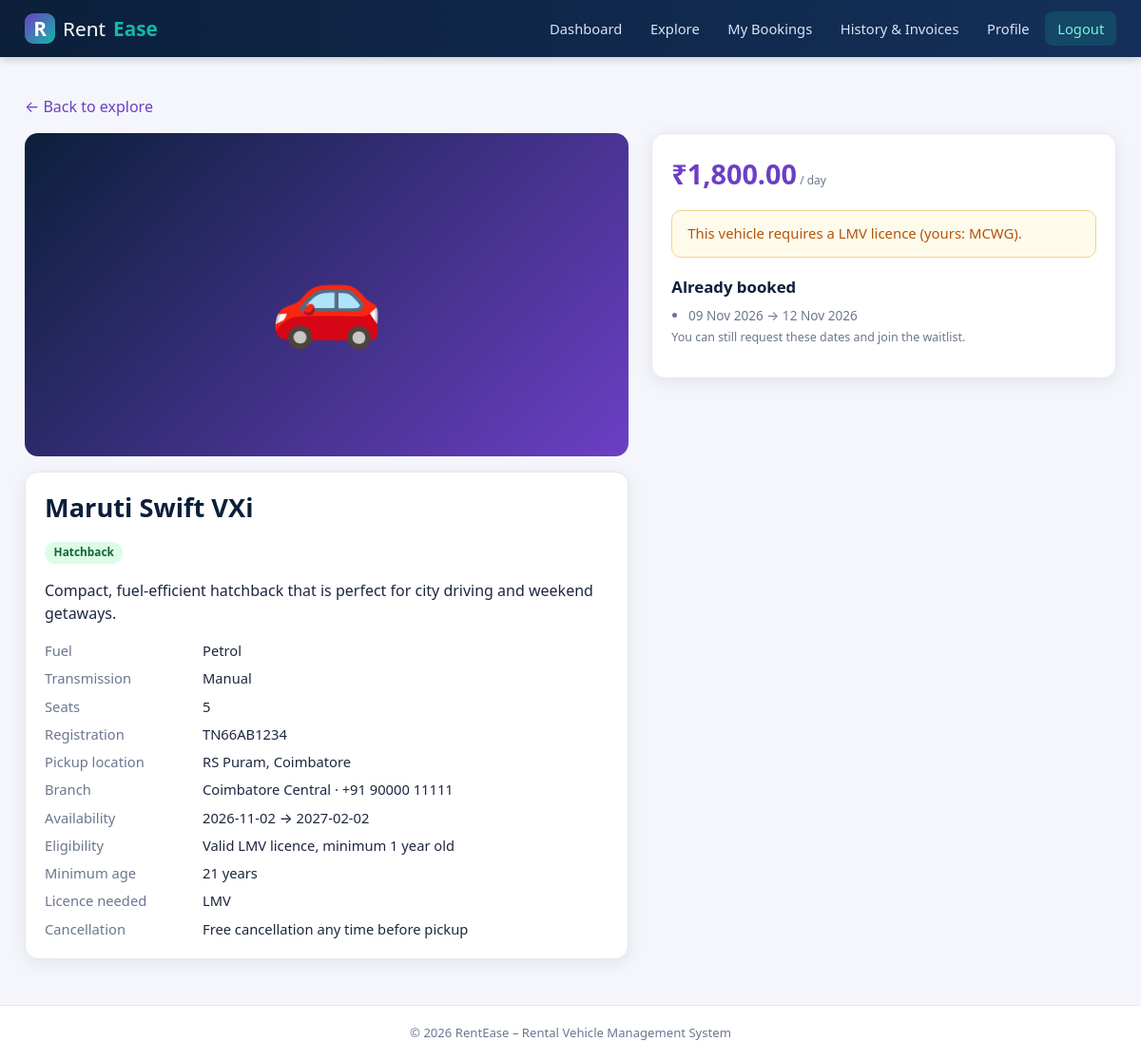
Screenshot of /customer/details.php?id=1 (signed in) with the database file from the repository.
### tables this page shows
CREATE TABLE vehicles (
  id                  INT UNSIGNED AUTO_INCREMENT PRIMARY KEY,
  name                VARCHAR(120) NOT NULL,
  description         TEXT NULL,
  category            VARCHAR(40)  NOT NULL,
  photo               VARCHAR(80)  NULL,
  reg_number          VARCHAR(30)  NOT NULL,
  fuel_type           VARCHAR(20)  NOT NULL,
  transmission        VARCHAR(20)  NOT NULL DEFAULT 'Manual',
  seats               TINYINT UNSIGNED NOT NULL DEFAULT 4,
  rent_per_day        DECIMAL(10,2) NOT NULL,
  pickup_location     VARCHAR(150) NOT NULL,
  branch              VARCHAR(100) NOT NULL,
  available_from      DATE NOT NULL,
  available_until     DATE NOT NULL,
  eligibility         VARCHAR(255) NOT NULL DEFAULT 'Any valid driving licence',
  min_age             TINYINT UNSIGNED NOT NULL DEFAULT 18,
  licence_restriction VARCHAR(100) NOT NULL DEFAULT '',    
  branch_contact      VARCHAR(60)  NOT NULL DEFAULT '',
  cancel_policy       VARCHAR(20)  NOT NULL DEFAULT 'flexible',  
  status              ENUM('draft','published','booking_closed','rented_out','maintenance','archived') NOT NULL DEFAULT 'draft',
  created_by          INT UNSIGNED NOT NULL,
  created_at          TIMESTAMP NOT NULL DEFAULT CURRENT_TIMESTAMP,
  updated_at          TIMESTAMP NOT NULL DEFAULT CURRENT_TIMESTAMP ON UPDATE CURRENT_TIMESTAMP,
  UNIQUE KEY uq_vehicles_reg (reg_number),
  KEY idx_vehicles_status (status),
  KEY idx_vehicles_category (category),
  CONSTRAINT fk_vehicles_user FOREIGN KEY (created_by) REFERENCES users(id) ON DELETE RESTRICT
);

CREATE TABLE users (
  id             INT UNSIGNED AUTO_INCREMENT PRIMARY KEY,
  name           VARCHAR(100) NOT NULL,
  email          VARCHAR(150) NOT NULL,
  licence_number VARCHAR(30)  NOT NULL,
  password_hash  VARCHAR(255) NOT NULL,
  city           VARCHAR(80)  NOT NULL DEFAULT '',
  licence_type   VARCHAR(20)  NOT NULL DEFAULT 'LMV',
  phone          VARCHAR(20)  NOT NULL DEFAULT '',
  dob            DATE NULL,                       
  role           ENUM('admin','customer') NOT NULL DEFAULT 'customer',
  status         ENUM('active','blocked') NOT NULL DEFAULT 'active',
  created_at     TIMESTAMP NOT NULL DEFAULT CURRENT_TIMESTAMP,
  UNIQUE KEY uq_users_email (email),
  UNIQUE KEY uq_users_licence (licence_number),
  KEY idx_users_role (role)
);

CREATE TABLE bookings (
  id            INT UNSIGNED AUTO_INCREMENT PRIMARY KEY,
  booking_code  VARCHAR(30) NOT NULL,
  vehicle_id    INT UNSIGNED NOT NULL,
  user_id       INT UNSIGNED NOT NULL,
  pickup_dt     DATETIME NOT NULL,
  return_dt     DATETIME NOT NULL,
  total_rent    DECIMAL(10,2) NOT NULL,
  status        ENUM('confirmed','waitlisted','cancelled') NOT NULL DEFAULT 'confirmed',
  return_status ENUM('pending','returned','overdue') NOT NULL DEFAULT 'pending',
  created_at    TIMESTAMP NOT NULL DEFAULT CURRENT_TIMESTAMP,
  UNIQUE KEY uq_booking_code (booking_code),
  UNIQUE KEY uq_vehicle_user_pickup (vehicle_id, user_id, pickup_dt),
  KEY idx_bookings_vehicle (vehicle_id, status, pickup_dt, return_dt),
  KEY idx_bookings_user (user_id),
  CONSTRAINT fk_bookings_vehicle FOREIGN KEY (vehicle_id) REFERENCES vehicles(id) ON DELETE RESTRICT,
  CONSTRAINT fk_bookings_user FOREIGN KEY (user_id) REFERENCES users(id) ON DELETE RESTRICT
);

### includes/auth.php (called while the page is built, shortened)
<?php
require_once __DIR__ . '/../config/db.php';
function e($v): string { return htmlspecialchars((string)$v, ENT_QUOTES | ENT_SUBSTITUTE, 'UTF-8'); }
function url(string $p = ''): string { return BASE_URL . '/' . ltrim($p, '/'); }
function money($n): string { return '₹' . number_format((float)$n, 2); }
function current_user(): ?array
{
    static $cache = false;
    if ($cache !== false) return $cache;
    $st = pdo()->prepare('SELECT id,name,email,licence_number,city,licence_type,phone,dob,role,status FROM users WHERE id=?');
    $st->execute([$_SESSION['uid']]);
    $u = $st->fetch();
    return $cache = $u;
}
function require_role(string $role): array
{
    $u = current_user();
    return $u;
}

### config/db.php (called while the page is built, shortened)
<?php
function pdo(): PDO
{
    static $pdo = null;
    if ($pdo === null) {
        try {
            $pdo = new PDO(
                'mysql:host=' . DB_HOST . ';dbname=' . DB_NAME . ';charset=utf8mb4',
                DB_USER,
                DB_PASS,
                [
                    PDO::ATTR_ERRMODE            => PDO::ERRMODE_EXCEPTION,
                    PDO::ATTR_DEFAULT_FETCH_MODE => PDO::FETCH_ASSOC,
                    PDO::ATTR_EMULATE_PREPARES   => false,
                ]
            );
            $pdo->exec("SET time_zone = '+05:30'");
        } catch (PDOException $e) {
            error_log('RentEase DB error: ' . $e->getMessage());
            http_response_code(500);
            exit('Database connection failed. Start MySQL in XAMPP and import sql/schema.sql and sql/seed.sql.');
        }
    }
    return $pdo;
}

### includes/upload.php (called while the page is built, shortened)
<?php
function photo_url(?string $name): string
{
    return ($name && preg_match('/^[a-f0-9]{32}\.(jpg|png|webp)$/', $name)) ? url('uploads/' . $name) : '';
}

### includes/booking_lib.php (called while the page is built, shortened)
<?php
require_once __DIR__ . '/auth.php';
function check_eligibility(array $user, array $veh): ?string
{
    $min = (int)($veh['min_age'] ?? 0);
    if ($min > 0) {
        $age = (new DateTime($user['dob']))->diff(new DateTime('today'))->y;
    }
    $res = trim((string)($veh['licence_restriction'] ?? ''));
    if ($res !== '') {
        $allowed = array_map('trim', explode(',', $res));
        if (!in_array($user['licence_type'], $allowed, true)) {
            return 'This vehicle requires a ' . implode(' / ', $allowed) . ' licence (yours: ' . $user['licence_type'] . ').';
        }
    }
    return null;
}

### customer/details.php (the view, shortened to what this page needs)
<?php
require_once __DIR__ . '/../includes/booking_lib.php';
require_once __DIR__ . '/../includes/upload.php';
$me = require_role('customer');
$id = (int)($_GET['id'] ?? 0);
$st = pdo()->prepare("SELECT * FROM vehicles WHERE id=? AND status='published'");
$st->execute([$id]);
$v = $st->fetch();
$pageTitle = $v ? $v['name'] : 'Vehicle not available'; $area = 'customer';
include __DIR__ . '/../includes/header.php';
if (!$v): ?>
<?php include __DIR__ . '/../includes/footer.php'; exit; endif;
$elig = check_eligibility($me, $v);
$bk = pdo()->prepare("SELECT pickup_dt, return_dt FROM bookings WHERE vehicle_id=? AND status='confirmed' AND return_dt > NOW() ORDER BY pickup_dt");
$bk->execute([$id]);
$booked = $bk->fetchAll();
$photo = photo_url($v['photo']);
?>
<p><a href="explore.php">← Back to explore</a></p>
<div class="detail">
  <div>
    <div class="detail-photo"><?php if ($photo): ?><img src="<?= e($photo) ?>" alt="<?= e($v['name']) ?>"><?php else: ?><div class="ph" style="font-size:6rem"><?= $v['category'] === 'Bike' ? '🏍️' : ($v['category'] === 'Van' ? '🚐' : '🚗') ?></div><?php endif; ?></div>
    <div class="card" style="margin-top:1rem">
      <h1><?= e($v['name']) ?></h1>
      <p><span class="badge b-published"><?= e($v['category']) ?></span></p>
      <p><?= nl2br(e($v['description'])) ?></p>
      <dl class="kv">
        <dt>Fuel</dt><dd><?= e($v['fuel_type']) ?></dd>
        <dt>Transmission</dt><dd><?= e($v['transmission']) ?></dd>
        <dt>Seats</dt><dd><?= (int)$v['seats'] ?></dd>
        <dt>Registration</dt><dd><?= e($v['reg_number']) ?></dd>
        <dt>Pickup location</dt><dd><?= e($v['pickup_location']) ?></dd>
        <dt>Branch</dt><dd><?= e($v['branch']) ?> <?= $v['branch_contact'] ? '· ' . e($v['branch_contact']) : '' ?></dd>
        <dt>Availability</dt><dd><?= e($v['available_from']) ?> → <?= e($v['available_until']) ?></dd>
        <dt>Eligibility</dt><dd><?= e($v['eligibility']) ?></dd>
        <dt>Minimum age</dt><dd><?= (int)$v['min_age'] ?> years</dd>
        <dt>Licence needed</dt><dd><?= $v['licence_restriction'] !== '' ? e(str_replace(',', ' / ', $v['licence_restriction'])) : 'Any' ?></dd>
        <dt>Cancellation</dt><dd><?= e(CANCEL_POLICIES[$v['cancel_policy']] ?? $v['cancel_policy']) ?></dd>
      </dl>
    </div>
  </div>
  <aside class="card" style="position:sticky;top:80px">
    <div class="price" style="font-size:1.8rem"><?= e(money($v['rent_per_day'])) ?><small> / day</small></div>
    <?php if ($elig): ?>
      <div class="alert alert-warning" style="margin-top:1rem"><?= e($elig) ?></div>
    <?php endif; ?>
    <?php if ($booked): ?>
      <h3 style="margin-top:1.3rem">Already booked</h3>
      <ul class="small muted" style="padding-left:1.1rem;margin:0">
        <?php foreach ($booked as $b): ?><li><?= e(date('d M Y', strtotime($b['pickup_dt']))) ?> → <?= e(date('d M Y', strtotime($b['return_dt']))) ?></li><?php endforeach; ?>
      </ul>
      <p class="hint">You can still request these dates and join the waitlist.</p>
    <?php endif; ?>
  </aside>
</div>
<?php include __DIR__ . '/../includes/footer.php'; ?>

### includes/header.php (shortened to what this page needs)
<?php
require_once __DIR__ . '/auth.php';
$area = $area ?? 'public';
$me = current_user();
$script = basename($_SERVER['SCRIPT_NAME']);
$inAdminDir = strpos(str_replace('\\', '/', $_SERVER['SCRIPT_NAME']), '/admin/') !== false;
function nav_link(string $href, string $label, string $script): string {
    $active = basename($href) === $script ? ' class="active"' : '';
    return '<a href="' . e(url($href)) . '"' . $active . '>' . e($label) . '</a>';
}
$home = ($me && $me['role'] === 'admin') ? 'admin/dashboard.php' : (($me && $me['role'] === 'customer') ? 'customer/dashboard.php' : 'customer/login.php');
?>
<!DOCTYPE html>
<html lang="en">
<head>
<link rel="stylesheet" href="<?= e(url('assets/css/style.css')) ?>">
</head>
<body class="<?= e($bodyClass ?? '') ?> area-<?= e($area) ?>">
<header class="topbar">
  <div class="topbar-inner">
    <a class="brand" href="<?= e(url($home)) ?>">
      <span class="brand-mark">R</span> Rent<b>Ease</b><?php if ($area === 'admin' || $inAdminDir): ?><small>Admin</small><?php endif; ?>
    </a>
    <nav class="nav" id="mainNav">
      <?php if ($area === 'admin' && $me && $me['role'] === 'admin'): ?>
        <?= nav_link('admin/dashboard.php', 'Dashboard', $script) ?>
        <?= nav_link('admin/vehicles.php', 'Vehicles', $script) ?>
        <?= nav_link('admin/vehicle_form.php', 'Add Vehicle', $script) ?>
        <?= nav_link('admin/bookings.php', 'Bookings', $script) ?>
        <?= nav_link('admin/reports.php', 'Reports', $script) ?>
        <form method="post" action="<?= e(url('admin/logout.php')) ?>" class="inline-form"><?= csrf_field() ?><button class="nav-btn" type="submit">Logout</button></form>
      <?php elseif ($area === 'customer' && $me && $me['role'] === 'customer'): ?>
        <?= nav_link('customer/dashboard.php', 'Dashboard', $script) ?>
        <?= nav_link('customer/explore.php', 'Explore', $script) ?>
        <?= nav_link('customer/bookings.php', 'My Bookings', $script) ?>
        <?= nav_link('customer/history.php', 'History & Invoices', $script) ?>
        <?= nav_link('customer/profile.php', 'Profile', $script) ?>
        <form method="post" action="<?= e(url('customer/logout.php')) ?>" class="inline-form"><?= csrf_field() ?><button class="nav-btn" type="submit">Logout</button></form>
      <?php endif; ?>
    </nav>
  </div>
</header>
<main class="container">

### includes/footer.php (shortened to what this page needs)
</main>
<footer class="footer">
  <div>© <?= date('Y') ?> RentEase – Rental Vehicle Management System</div>
</footer>
</body>
</html>

### assets/css/style.css (style rules this page uses)
:root { --navy:#0b1f3a; --navy-2:#14305a; --purple:#6c3fc5; --purple-d:#5530a3; --teal:#14b8a6; --teal-d:#0d9488; --bg:#f4f6fb; --card:#fff; --text:#1c2740; --muted:#6b7690; --line:#e3e8f2; --ok:#15803d; --warn:#b45309; --danger:#b91c1c; --info:#1d4ed8; --radius:14px; --shadow:0 4px 18px rgba(11,31,58,.08); }
* { box-sizing:border-box }
html { scroll-behavior:smooth }
body { margin:0;font-family:system-ui,-apple-system,"Segoe UI",Roboto,Arial,sans-serif;background:var(--bg);color:var(--text);line-height:1.5;min-height:100vh;display:flex;flex-direction:column }
a { color:var(--purple);text-decoration:none }
h1,h2,h3 { color:var(--navy);line-height:1.25;margin:0 0 .6rem }
h1 { font-size:1.7rem }
h3 { font-size:1.05rem }
.muted { color:var(--muted) }
.small { font-size:.85rem }
.container { width:100%;max-width:1180px;margin:0 auto;padding:1.5rem 1rem 3rem;flex:1 }
.topbar { background:linear-gradient(90deg,var(--navy),var(--navy-2));color:#fff;position:sticky;top:0;z-index:50;box-shadow:0 2px 10px rgba(0,0,0,.2) }
.topbar-inner { max-width:1180px;margin:0 auto;padding:.7rem 1rem;display:flex;align-items:center;justify-content:space-between;gap:1rem;position:relative }
.brand { color:#fff;font-size:1.3rem;font-weight:500;display:flex;align-items:center;gap:.5rem }
.brand b { color:var(--teal) }
.brand-mark { background:linear-gradient(135deg,var(--purple),var(--teal));width:32px;height:32px;border-radius:9px;display:grid;place-items:center;font-weight:800 }
.nav { display:flex;align-items:center;gap:.25rem;flex-wrap:wrap }
.nav a,.nav-btn { color:#dbe4f5;padding:.5rem .8rem;border-radius:8px;font-size:.92rem;background:none;border:0;cursor:pointer;font-family:inherit }
.nav-btn { background:rgba(20,184,166,.18);color:#7ff0e2 }
.inline-form { display:inline;margin:0 }
.card { background:var(--card);border-radius:var(--radius);box-shadow:var(--shadow);padding:1.25rem;border:1px solid var(--line) }
.hint { font-size:.78rem;color:var(--muted);margin-top:.2rem }
.alert { padding:.8rem 1rem;border-radius:10px;margin-bottom:1rem;border:1px solid;font-size:.93rem }
.alert-warning { background:#fffbeb;border-color:#f3d28a;color:var(--warn) }
.badge { display:inline-block;padding:.18rem .6rem;border-radius:99px;font-size:.74rem;font-weight:700;text-transform:capitalize;white-space:nowrap }
.b-published,.b-confirmed,.b-returned,.b-active { background:#dcfce7;color:#166534 }
.ph { height:100%;display:grid;place-items:center;font-size:3.5rem }
.price { font-weight:800;color:var(--purple);font-size:1.15rem }
.price small { color:var(--muted);font-weight:500;font-size:.75rem }
.detail { display:grid;grid-template-columns:1.3fr 1fr;gap:1.5rem;align-items:start }
.detail-photo { border-radius:var(--radius);overflow:hidden;height:340px;background:linear-gradient(135deg,var(--navy),var(--purple));position:relative }
.kv { display:grid;grid-template-columns:150px 1fr;gap:.45rem 1rem;font-size:.92rem;margin:0 }
.kv dt { color:var(--muted) }
.kv dd { margin:0;font-weight:500 }
.footer { text-align:center;color:var(--muted);font-size:.82rem;padding:1.2rem;background:#fff;border-top:1px solid var(--line) }

### rows the page displays
vehicles: name "Maruti Swift VXi", category "Hatchback", description "Compact, fuel-efficient hatchback that is perfect for city driving and weekend getaways.", fuel_type "Petrol", transmission "Manual", seats "5", reg_number "TN66AB1234", pickup_location "RS Puram, Coimbatore", branch "Coimbatore Central", branch_contact "+91 90000 11111", available_from "2026-11-02", available_until "2027-02-02", eligibility "Valid LMV licence, minimum 1 year old", min_age "21", licence_restriction "LMV", cancel_policy "Free cancellation any time before pickup", rent_per_day "₹1,800.00", licence_restriction.licence_type "This vehicle requires a LMV licence (yours: MCWG)."
bookings: pickup_dt "09 Nov 2026", return_dt "12 Nov 2026"

### other values shown
$label "Dashboard Explore My Bookings History & Invoices Profile"
